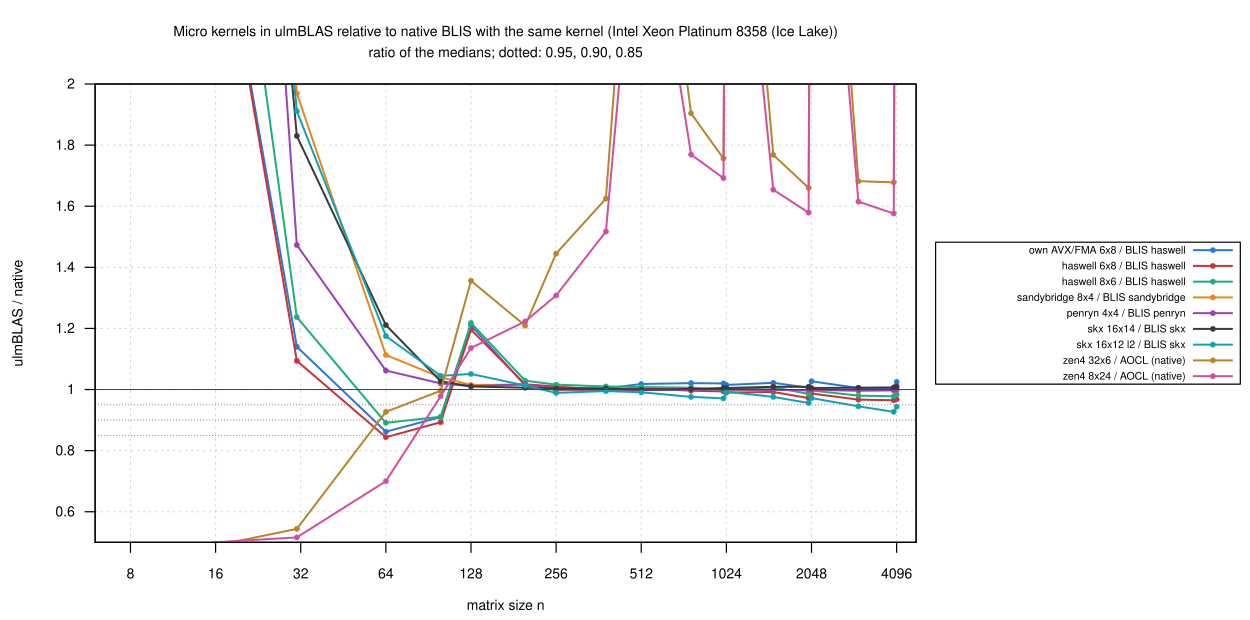

Generate this figure with gnuplot:
load "_style.gp"
load "_labels.gp"
set terminal svg size 1250,620 dynamic enhanced font "Helvetica,14" background rgb "white"
set output "ratio_ref.svg"
set title "Micro kernels in ulmBLAS relative to native BLIS with the same kernel (".CPU.")\nratio of the medians; dotted: 0.95, 0.90, 0.85" font ",14"
set xlabel "matrix size n"
set ylabel "ulmBLAS / native"
set logscale x 2
set xrange [6:4800]
set yrange [0.5:2.0]
set key outside right center vertical font ",10.5" box opaque
plot for [i=1:|R|] D."dgemm_square.csv" using "n":R[i] with linespoints lc rgb color(i) lw 2 pt 7 ps 0.5 title RT[i], \
     0.95 with lines lc rgb "#808080" dt 3 notitle, 0.90 with lines lc rgb "#808080" dt 3 notitle, \
     0.85 with lines lc rgb "#808080" dt 3 notitle, 1 with lines lc rgb "#404040" lw 1 notitle
